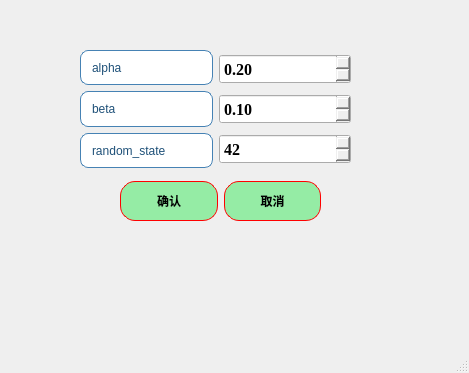
<?xml version="1.0" encoding="UTF-8"?>
<ui version="4.0">
 <class>REMTW_para</class>
 <widget class="QMainWindow" name="REMTW_para">
  <property name="geometry">
   <rect>
    <x>0</x>
    <y>0</y>
    <width>469</width>
    <height>373</height>
   </rect>
  </property>
  <property name="windowTitle">
   <string>REMTW参数设置</string>
  </property>
  <widget class="QWidget" name="centralwidget">
   <widget class="QWidget" name="layoutWidget">
    <property name="geometry">
     <rect>
      <x>120</x>
      <y>180</y>
      <width>201</width>
      <height>42</height>
     </rect>
    </property>
    <layout class="QHBoxLayout" name="horizontalLayout">
     <item>
      <widget class="QPushButton" name="pushButton">
       <property name="minimumSize">
        <size>
         <width>0</width>
         <height>40</height>
        </size>
       </property>
       <property name="styleSheet">
        <string notr="true">QPushButton{
border:1px solid red;   /*边框的粗细，颜色*/
border-radius:15px;    /*设置圆角半径 */
padding:2px 4px;  /*QFrame边框与内部其它部件的距离*/
background-color: rgb(149, 236, 165);	/*背景颜色*/
color:rgb(0, 0, 0);		/*字体颜色*/
	font: 18pt &quot;楷体&quot;;

font:bold;
}
QPushButton:hover {
    background-color: rgb(177, 244, 155);    /* 悬停时背景色 */
}
QPushButton:pressed {
    background-color:rgb(99, 181, 255);     /* 点击时背景色 */
}</string>
       </property>
       <property name="text">
        <string>确认</string>
       </property>
      </widget>
     </item>
     <item>
      <widget class="QPushButton" name="pushButton_2">
       <property name="minimumSize">
        <size>
         <width>0</width>
         <height>40</height>
        </size>
       </property>
       <property name="styleSheet">
        <string notr="true">QPushButton{
border:1px solid red;   /*边框的粗细，颜色*/
border-radius:15px;    /*设置圆角半径 */
padding:2px 4px;  /*QFrame边框与内部其它部件的距离*/
background-color: rgb(149, 236, 165);	/*背景颜色*/
color:rgb(0, 0, 0);		/*字体颜色*/
	font: 18pt &quot;楷体&quot;;

font:bold;
}
QPushButton:hover {
    background-color: rgb(177, 244, 155);    /* 悬停时背景色 */
}
QPushButton:pressed {
    background-color:rgb(99, 181, 255);     /* 点击时背景色 */
}</string>
       </property>
       <property name="text">
        <string>取消</string>
       </property>
      </widget>
     </item>
    </layout>
   </widget>
   <widget class="QWidget" name="">
    <property name="geometry">
     <rect>
      <x>80</x>
      <y>50</y>
      <width>271</width>
      <height>118</height>
     </rect>
    </property>
    <layout class="QHBoxLayout" name="horizontalLayout_2">
     <item>
      <layout class="QVBoxLayout" name="verticalLayout">
       <item>
        <widget class="QLabel" name="label">
         <property name="styleSheet">
          <string notr="true">QLabel {
    border: 1px solid rgb(70, 130, 180);   /* 增强为科研蓝边框，参考Nature期刊图表色 */
    border-radius: 8px;
    padding: 4px 8px;
    background-color: rgb(255, 255, 255);  /* 纯白背景提升对比度 */
    color: rgb(30, 80, 120);               /* 深海军蓝文字，对比度达8:1 */
    font: bold 16pt &quot;Times New Roman&quot;;     
    qproperty-alignment: 'AlignCenter';
    /* 强化阴影效果 */
}

QLabel:hover {
    border-color: rgb(0, 100, 180);        /* 悬停时使用更高饱和的科研蓝 */
    background-color: rgb(240, 248, 255);  /* 极浅蓝悬停反馈 */
}

QLabel:pressed {
    background-color: rgb(220, 240, 255);  /* 按压状态模拟墨水渗透效果 */
}</string>
         </property>
         <property name="text">
          <string>alpha</string>
         </property>
        </widget>
       </item>
       <item>
        <widget class="QLabel" name="label_2">
         <property name="styleSheet">
          <string notr="true">QLabel {
    border: 1px solid rgb(70, 130, 180);   /* 增强为科研蓝边框，参考Nature期刊图表色 */
    border-radius: 8px;
    padding: 4px 8px;
    background-color: rgb(255, 255, 255);  /* 纯白背景提升对比度 */
    color: rgb(30, 80, 120);               /* 深海军蓝文字，对比度达8:1 */
    font: bold 16pt &quot;Times New Roman&quot;;     
    qproperty-alignment: 'AlignCenter';
    /* 强化阴影效果 */
}

QLabel:hover {
    border-color: rgb(0, 100, 180);        /* 悬停时使用更高饱和的科研蓝 */
    background-color: rgb(240, 248, 255);  /* 极浅蓝悬停反馈 */
}

QLabel:pressed {
    background-color: rgb(220, 240, 255);  /* 按压状态模拟墨水渗透效果 */
}</string>
         </property>
         <property name="text">
          <string>beta</string>
         </property>
        </widget>
       </item>
       <item>
        <widget class="QLabel" name="label_3">
         <property name="styleSheet">
          <string notr="true">QLabel {
    border: 1px solid rgb(70, 130, 180);   /* 增强为科研蓝边框，参考Nature期刊图表色 */
    border-radius: 8px;
    padding: 4px 8px;
    background-color: rgb(255, 255, 255);  /* 纯白背景提升对比度 */
    color: rgb(30, 80, 120);               /* 深海军蓝文字，对比度达8:1 */
    font: bold 16pt &quot;Times New Roman&quot;;     
    qproperty-alignment: 'AlignCenter';
    /* 强化阴影效果 */
}

QLabel:hover {
    border-color: rgb(0, 100, 180);        /* 悬停时使用更高饱和的科研蓝 */
    background-color: rgb(240, 248, 255);  /* 极浅蓝悬停反馈 */
}

QLabel:pressed {
    background-color: rgb(220, 240, 255);  /* 按压状态模拟墨水渗透效果 */
}</string>
         </property>
         <property name="text">
          <string>random_state</string>
         </property>
        </widget>
       </item>
      </layout>
     </item>
     <item>
      <layout class="QVBoxLayout" name="verticalLayout_2">
       <item>
        <widget class="QDoubleSpinBox" name="doubleSpinBox_alpha">
         <property name="minimumSize">
          <size>
           <width>80</width>
           <height>30</height>
          </size>
         </property>
         <property name="font">
          <font>
           <family>Times New Roman</family>
           <pointsize>12</pointsize>
           <weight>75</weight>
           <bold>true</bold>
          </font>
         </property>
         <property name="styleSheet">
          <string notr="true">QDoubleSpinBox::up-button:pressed {
    margin-top: 4px;  /* 模拟按压下沉 */
}
QDoubleSpinBox::down-button:pressed {
    margin-top: 4px;
}</string>
         </property>
         <property name="value">
          <double>0.200000000000000</double>
         </property>
        </widget>
       </item>
       <item>
        <widget class="QDoubleSpinBox" name="doubleSpinBox_beta">
         <property name="minimumSize">
          <size>
           <width>80</width>
           <height>30</height>
          </size>
         </property>
         <property name="font">
          <font>
           <family>Times New Roman</family>
           <pointsize>12</pointsize>
           <weight>75</weight>
           <bold>true</bold>
          </font>
         </property>
         <property name="styleSheet">
          <string notr="true">QDoubleSpinBox::up-button:pressed {
    margin-top: 4px;  /* 模拟按压下沉 */
}
QDoubleSpinBox::down-button:pressed {
    margin-top: 4px;
}</string>
         </property>
         <property name="value">
          <double>0.100000000000000</double>
         </property>
        </widget>
       </item>
       <item>
        <widget class="QSpinBox" name="spinBox_random_state">
         <property name="minimumSize">
          <size>
           <width>80</width>
           <height>30</height>
          </size>
         </property>
         <property name="maximumSize">
          <size>
           <width>16777210</width>
           <height>16777215</height>
          </size>
         </property>
         <property name="font">
          <font>
           <family>Times New Roman</family>
           <pointsize>12</pointsize>
           <weight>75</weight>
           <bold>true</bold>
          </font>
         </property>
         <property name="styleSheet">
          <string notr="true">QSpinBox::up-button:pressed {
    margin-top: 4px;  /* 模拟按压下沉 */
}
QSpinBox::down-button:pressed {
    margin-top: 4px;
}</string>
         </property>
         <property name="value">
          <number>42</number>
         </property>
        </widget>
       </item>
      </layout>
     </item>
    </layout>
   </widget>
  </widget>
  <widget class="QMenuBar" name="menubar">
   <property name="geometry">
    <rect>
     <x>0</x>
     <y>0</y>
     <width>469</width>
     <height>23</height>
    </rect>
   </property>
  </widget>
  <widget class="QStatusBar" name="statusbar"/>
 </widget>
 <resources/>
 <connections>
  <connection>
   <sender>pushButton</sender>
   <signal>clicked()</signal>
   <receiver>REMTW_para</receiver>
   <slot>Confirm()</slot>
   <hints>
    <hint type="sourcelabel">
     <x>161</x>
     <y>231</y>
    </hint>
    <hint type="destinationlabel">
     <x>136</x>
     <y>279</y>
    </hint>
   </hints>
  </connection>
  <connection>
   <sender>pushButton</sender>
   <signal>released()</signal>
   <receiver>REMTW_para</receiver>
   <slot>close()</slot>
   <hints>
    <hint type="sourcelabel">
     <x>184</x>
     <y>221</y>
    </hint>
    <hint type="destinationlabel">
     <x>146</x>
     <y>339</y>
    </hint>
   </hints>
  </connection>
  <connection>
   <sender>pushButton_2</sender>
   <signal>clicked()</signal>
   <receiver>REMTW_para</receiver>
   <slot>close()</slot>
   <hints>
    <hint type="sourcelabel">
     <x>267</x>
     <y>213</y>
    </hint>
    <hint type="destinationlabel">
     <x>357</x>
     <y>316</y>
    </hint>
   </hints>
  </connection>
 </connections>
 <slots>
  <slot>Confirm()</slot>
 </slots>
</ui>
